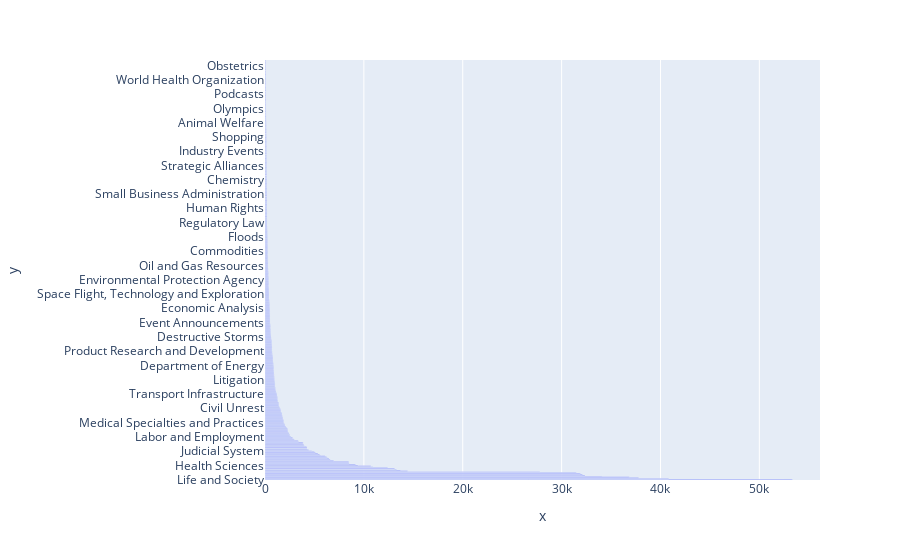

Here is the notebook cell this chart was saved with:
### Code cell
import plotly.express as px
fig = px.bar(y=x_desc[:500],x=y[:500], orientation='h',)
fig.show()

### Figure 1 — Plotly figure (JSON) as saved in the notebook; plotly's stock layout.template omitted (floating-point values rounded to 4 significant figures; data arrays with more than 128 entries replaced by an {"elided": "..."} marker saying what was removed)
{"data": [{"alignmentgroup": "True", "hoverlabel": {"namelength": 0}, "hovertemplate": "x=%{x}<br>y=%{y}", "legendgroup": "", "marker": {"color": "#636efa"}, "name": "", "offsetgroup": "", "orientation": "h", "showlegend": false, "textposition": "auto", "type": "bar", "x": {"elided": "500 int values"}, "xaxis": "x", "y": {"elided": "500 str values"}, "yaxis": "y"}], "layout": {"barmode": "relative", "legend": {"tracegroupgap": 0}, "margin": {"t": 60}, "xaxis": {"anchor": "y", "domain": [0, 1], "title": {"text": "x"}}, "yaxis": {"anchor": "x", "domain": [0, 1], "title": {"text": "y"}}}}
